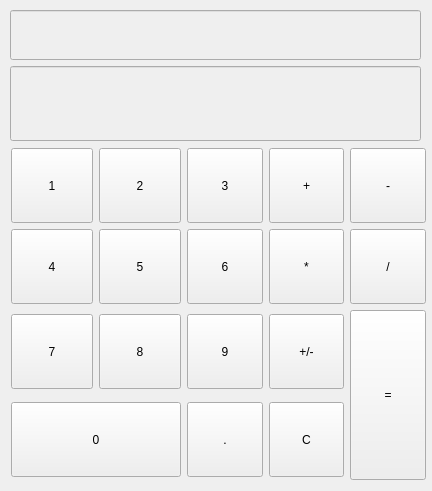
<?xml version="1.0" encoding="UTF-8"?>
<ui version="4.0">
 <class>Form</class>
 <widget class="QWidget" name="Form">
  <property name="geometry">
   <rect>
    <x>0</x>
    <y>0</y>
    <width>432</width>
    <height>491</height>
   </rect>
  </property>
  <property name="windowTitle">
   <string>Form</string>
  </property>
  <widget class="QWidget" name="">
   <property name="geometry">
    <rect>
     <x>10</x>
     <y>10</y>
     <width>411</width>
     <height>133</height>
    </rect>
   </property>
   <layout class="QVBoxLayout" name="verticalLayout">
    <item>
     <widget class="QLineEdit" name="lineEdit_2">
      <property name="enabled">
       <bool>false</bool>
      </property>
      <property name="minimumSize">
       <size>
        <width>0</width>
        <height>50</height>
       </size>
      </property>
      <property name="font">
       <font>
        <pointsize>16</pointsize>
       </font>
      </property>
      <property name="alignment">
       <set>Qt::AlignmentFlag::AlignRight|Qt::AlignmentFlag::AlignTrailing|Qt::AlignmentFlag::AlignVCenter</set>
      </property>
     </widget>
    </item>
    <item>
     <widget class="QLineEdit" name="lineEdit">
      <property name="enabled">
       <bool>false</bool>
      </property>
      <property name="minimumSize">
       <size>
        <width>0</width>
        <height>75</height>
       </size>
      </property>
      <property name="font">
       <font>
        <pointsize>16</pointsize>
       </font>
      </property>
      <property name="alignment">
       <set>Qt::AlignmentFlag::AlignRight|Qt::AlignmentFlag::AlignTrailing|Qt::AlignmentFlag::AlignVCenter</set>
      </property>
     </widget>
    </item>
   </layout>
  </widget>
  <widget class="QWidget" name="">
   <property name="geometry">
    <rect>
     <x>11</x>
     <y>148</y>
     <width>415</width>
     <height>334</height>
    </rect>
   </property>
   <layout class="QGridLayout" name="gridLayout">
    <item row="0" column="0">
     <widget class="QPushButton" name="pushButton_1">
      <property name="minimumSize">
       <size>
        <width>75</width>
        <height>75</height>
       </size>
      </property>
      <property name="text">
       <string>1</string>
      </property>
     </widget>
    </item>
    <item row="0" column="1">
     <widget class="QPushButton" name="pushButton_2">
      <property name="minimumSize">
       <size>
        <width>75</width>
        <height>75</height>
       </size>
      </property>
      <property name="text">
       <string>2</string>
      </property>
     </widget>
    </item>
    <item row="0" column="2">
     <widget class="QPushButton" name="pushButton_3">
      <property name="minimumSize">
       <size>
        <width>75</width>
        <height>75</height>
       </size>
      </property>
      <property name="text">
       <string>3</string>
      </property>
     </widget>
    </item>
    <item row="0" column="3">
     <widget class="QPushButton" name="pushButton_plus">
      <property name="minimumSize">
       <size>
        <width>75</width>
        <height>75</height>
       </size>
      </property>
      <property name="text">
       <string>+</string>
      </property>
     </widget>
    </item>
    <item row="0" column="4">
     <widget class="QPushButton" name="pushButton_minus">
      <property name="minimumSize">
       <size>
        <width>75</width>
        <height>75</height>
       </size>
      </property>
      <property name="text">
       <string>-</string>
      </property>
     </widget>
    </item>
    <item row="1" column="0">
     <widget class="QPushButton" name="pushButton_4">
      <property name="minimumSize">
       <size>
        <width>75</width>
        <height>75</height>
       </size>
      </property>
      <property name="text">
       <string>4</string>
      </property>
     </widget>
    </item>
    <item row="1" column="1">
     <widget class="QPushButton" name="pushButton_5">
      <property name="minimumSize">
       <size>
        <width>75</width>
        <height>75</height>
       </size>
      </property>
      <property name="text">
       <string>5</string>
      </property>
     </widget>
    </item>
    <item row="1" column="2">
     <widget class="QPushButton" name="pushButton_6">
      <property name="minimumSize">
       <size>
        <width>75</width>
        <height>75</height>
       </size>
      </property>
      <property name="text">
       <string>6</string>
      </property>
     </widget>
    </item>
    <item row="1" column="3">
     <widget class="QPushButton" name="pushButton_multiply">
      <property name="minimumSize">
       <size>
        <width>75</width>
        <height>75</height>
       </size>
      </property>
      <property name="text">
       <string>*</string>
      </property>
     </widget>
    </item>
    <item row="1" column="4">
     <widget class="QPushButton" name="pushButton_divide">
      <property name="minimumSize">
       <size>
        <width>75</width>
        <height>75</height>
       </size>
      </property>
      <property name="text">
       <string>/</string>
      </property>
     </widget>
    </item>
    <item row="2" column="0">
     <widget class="QPushButton" name="pushButton_7">
      <property name="minimumSize">
       <size>
        <width>75</width>
        <height>75</height>
       </size>
      </property>
      <property name="text">
       <string>7</string>
      </property>
     </widget>
    </item>
    <item row="2" column="1">
     <widget class="QPushButton" name="pushButton_8">
      <property name="minimumSize">
       <size>
        <width>75</width>
        <height>75</height>
       </size>
      </property>
      <property name="text">
       <string>8</string>
      </property>
     </widget>
    </item>
    <item row="2" column="2">
     <widget class="QPushButton" name="pushButton_9">
      <property name="minimumSize">
       <size>
        <width>75</width>
        <height>75</height>
       </size>
      </property>
      <property name="text">
       <string>9</string>
      </property>
     </widget>
    </item>
    <item row="2" column="3">
     <widget class="QPushButton" name="pushButton_change_sign">
      <property name="minimumSize">
       <size>
        <width>75</width>
        <height>75</height>
       </size>
      </property>
      <property name="text">
       <string>+/-</string>
      </property>
     </widget>
    </item>
    <item row="2" column="4" rowspan="2">
     <widget class="QPushButton" name="pushButton_equal">
      <property name="minimumSize">
       <size>
        <width>75</width>
        <height>170</height>
       </size>
      </property>
      <property name="text">
       <string>=</string>
      </property>
     </widget>
    </item>
    <item row="3" column="0" colspan="2">
     <widget class="QPushButton" name="pushButton_0">
      <property name="minimumSize">
       <size>
        <width>170</width>
        <height>75</height>
       </size>
      </property>
      <property name="text">
       <string>0</string>
      </property>
     </widget>
    </item>
    <item row="3" column="2">
     <widget class="QPushButton" name="pushButton_decimal">
      <property name="minimumSize">
       <size>
        <width>75</width>
        <height>75</height>
       </size>
      </property>
      <property name="text">
       <string>.</string>
      </property>
     </widget>
    </item>
    <item row="3" column="3">
     <widget class="QPushButton" name="pushButton_clear">
      <property name="minimumSize">
       <size>
        <width>75</width>
        <height>75</height>
       </size>
      </property>
      <property name="text">
       <string>C</string>
      </property>
     </widget>
    </item>
   </layout>
  </widget>
 </widget>
 <resources/>
 <connections/>
</ui>
